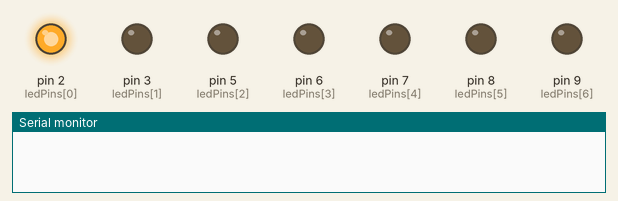
Recording of a sketch running on a simulated Arduino Uno, built with avr-gcc and run on an emulated ATmega328P. On the bench: output pins drawn as LEDs (lit = HIGH), the last lines printed to the serial monitor. Random numbers use the default seed unless the sketch sets one.

Above: at 0.1 s.
At 2.1 s:
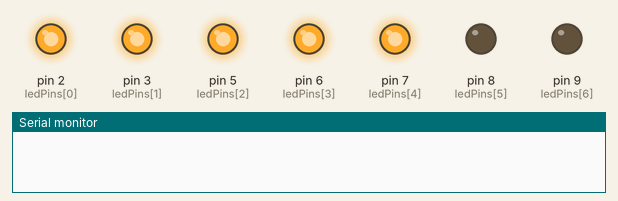
At 10.1 s:
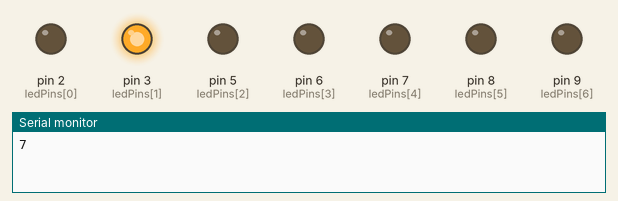
At 19.6 s:
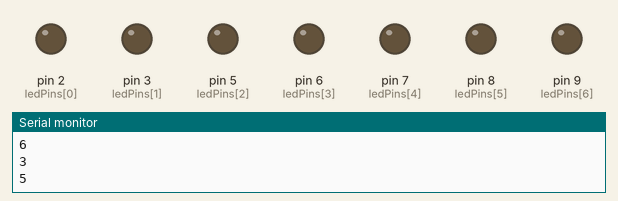
At 30.6 s:
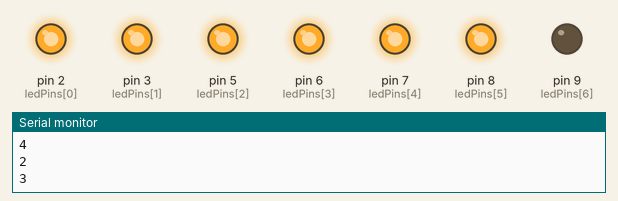
At 39.1 s:
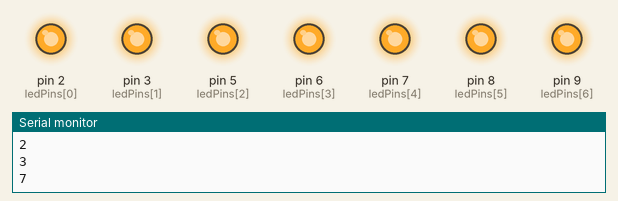
Timing chart, 0 to 40.0 s (numbered marks = the images above):
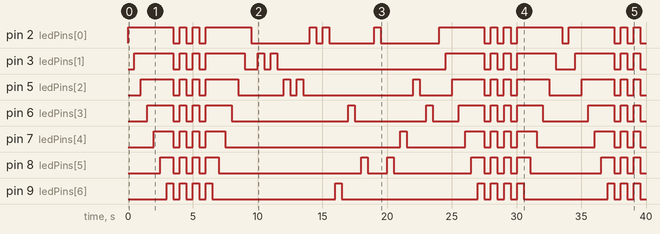

Measured:
- by itself, pin 2 (ledPins[0]): LOW → HIGH at 0.00 s, → LOW 3.5 s later, → HIGH 0.50 s later, → LOW 0.51 s later, … (28 changes in this stretch)
- by itself, pin 3 (ledPins[1]): LOW → HIGH at 0.50 s, → LOW 3.0 s later, → HIGH 0.50 s later, → LOW 0.51 s later, … (26 changes in this stretch)
- by itself, pin 5 (ledPins[2]): LOW → HIGH at 1.0 s, → LOW 2.5 s later, → HIGH 0.50 s later, → LOW 0.51 s later, … (28 changes in this stretch)
- by itself, pin 6 (ledPins[3]): LOW → HIGH at 1.5 s, → LOW 2.0 s later, → HIGH 0.50 s later, → LOW 0.50 s later, … (26 changes in this stretch)
- by itself, pin 7 (ledPins[4]): LOW → HIGH at 2.0 s, → LOW 1.5 s later, → HIGH 0.50 s later, → LOW 0.50 s later, … (24 changes in this stretch)
- by itself, pin 8 (ledPins[5]): LOW → HIGH at 2.5 s, → LOW 1.0 s later, → HIGH 0.51 s later, → LOW 0.50 s later, … (26 changes in this stretch)
- by itself, pin 9 (ledPins[6]): LOW → HIGH at 3.0 s, → LOW 0.50 s later, → HIGH 0.51 s later, → LOW 0.50 s later, … (24 changes in this stretch)

The sketch:

LED_random_or_StepByStep.ino
```cpp
int ledPins[] = {2,3,5,6,7,8,9};

void setup() {
  // put your setup code here, to run once:
  for(int i = 0; i < 7; i++)
  {
    pinMode(ledPins[i], OUTPUT);
  }
  Serial.begin(9600);
}

void loop() {
  long randPin = random(0, 8);
  if(randPin > 6)
  {
    LightLedsStepByStep();
  }
  else
  {
    digitalWrite(ledPins[randPin], HIGH);
    delay(500);
    digitalWrite(ledPins[randPin], LOW);
    delay(500);
  }
  Serial.println(randPin);
}

void LightLedsStepByStep()
{
  int delayTime = 500;

  for(int i = 0; i < 7; i++)
  {
    digitalWrite(ledPins[i], HIGH);
    delay(delayTime);
  }

  for(int i = 0; i < 3; i++)
  {
    for(int j = 0; j < 7; j++)
    {
      digitalWrite(ledPins[j], LOW);
    }
    delay(delayTime);
    for(int j = 0; j < 7; j++)
    {
      digitalWrite(ledPins[j], HIGH);
      delay(1);
    }
    delay(delayTime);
  }

  for(int i = 6; i > -1; i--)
  {
    digitalWrite(ledPins[i], LOW);
    delay(delayTime);
  }
}
```
